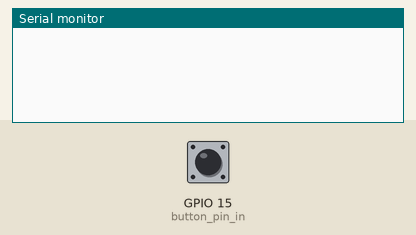
This program was run on a simulated ESP32-S3. On the bench: the last lines printed to the serial monitor. The test bench sets the inputs (shaded band); at power-on: GPIO 15 (button_pin_in) HIGH.

Above: at 1.2 s.
1.3 s: GPIO 15 (button_pin_in) pulled LOW for 0.15 s
At 2.0 s:
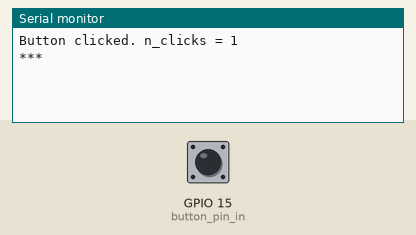
2.9 s: GPIO 15 (button_pin_in) pulled LOW for 1 s
At 3.2 s:
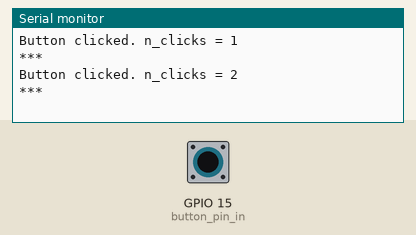
5.4 s: GPIO 15 (button_pin_in) pulled LOW for 0.15 s
At 6.3 s:
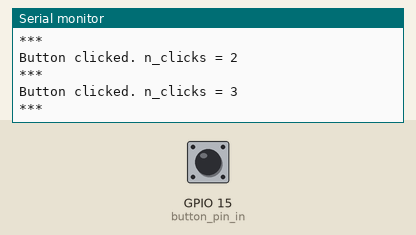

Measured:
- after the input at 1.3 s, the serial monitor: prints a new line at once (image 1)
- after the input at 2.9 s, the serial monitor: prints a new line at once (image 2)
- after the input at 5.4 s, the serial monitor: prints a new line at once (image 3)

The program:

main.cpp
```cpp
#include <Arduino.h>
#include <atomic>

namespace Parameters {
  static constexpr uint8_t button_pin_in = 15;
};

volatile bool button_clicked = false;
std::atomic<uint16_t> click_counter{0};

void buttonPressedInterrupt() {
  button_clicked = true;
  click_counter.fetch_add(1, std::memory_order_relaxed);
}

void setup() {
	Serial.begin(115200);

  pinMode(Parameters::button_pin_in, INPUT_PULLUP);

  attachInterrupt(digitalPinToInterrupt(Parameters::button_pin_in), buttonPressedInterrupt, FALLING);
}

void loop() {
  if (button_clicked) {
    Serial.print("Button clicked. n_clicks = ");
    Serial.println(click_counter.load(std::memory_order_relaxed));
    button_clicked = false;
    Serial.println("***");
  }
}
```
